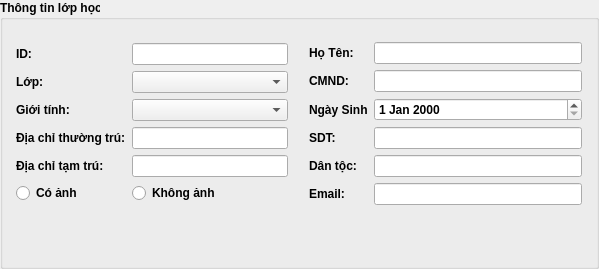
                        <widget class="QGroupBox" name="groupBox_12">
                         <property name="font">
                          <font>
                           <weight>75</weight>
                           <bold>true</bold>
                          </font>
                         </property>
                         <property name="title">
                          <string>Thông tin lớp học</string>
                         </property>
                         <widget class="QWidget" name="horizontalLayoutWidget_10">
                          <property name="geometry">
                           <rect>
                            <x>9</x>
                            <y>19</y>
                            <width>581</width>
                            <height>241</height>
                           </rect>
                          </property>
                          <layout class="QHBoxLayout" name="horizontalLayout_20">
                           <item>
                            <layout class="QFormLayout" name="formLayout_6">
                             <property name="leftMargin">
                              <number>7</number>
                             </property>
                             <property name="topMargin">
                              <number>24</number>
                             </property>
                             <property name="rightMargin">
                              <number>9</number>
                             </property>
                             <item row="0" column="0">
                              <widget class="QLabel" name="lbl_IDSV_2">
                               <property name="text">
                                <string>ID:</string>
                               </property>
                              </widget>
                             </item>
                             <item row="0" column="1">
                              <widget class="QLineEdit" name="fi_IDSV"/>
                             </item>
                             <item row="1" column="0">
                              <widget class="QLabel" name="lbl_Lop_2">
                               <property name="text">
                                <string>Lớp:</string>
                               </property>
                              </widget>
                             </item>
                             <item row="1" column="1">
                              <widget class="QComboBox" name="fi_Lop"/>
                             </item>
                             <item row="2" column="0">
                              <widget class="QLabel" name="lbl_GioiTinh_3">
                               <property name="text">
                                <string>Giới tính:</string>
                               </property>
                              </widget>
                             </item>
                             <item row="2" column="1">
                              <widget class="QComboBox" name="fi_GioiTinh"/>
                             </item>
                             <item row="3" column="0">
                              <widget class="QLabel" name="lbl_ThuongTru_2">
                               <property name="text">
                                <string>Địa chỉ thường trú:</string>
                               </property>
                              </widget>
                             </item>
                             <item row="3" column="1">
                              <widget class="QLineEdit" name="fi_DCThuongTru"/>
                             </item>
                             <item row="4" column="0">
                              <widget class="QLabel" name="lbl_TamTru_2">
                               <property name="text">
                                <string>Địa chỉ tạm trú:</string>
                               </property>
                              </widget>
                             </item>
                             <item row="4" column="1">
                              <widget class="QLineEdit" name="fi_DCTamTru"/>
                             </item>
                             <item row="5" column="0">
                              <widget class="QRadioButton" name="rbo_CoAnh">
                               <property name="text">
                                <string>Có ảnh</string>
                               </property>
                              </widget>
                             </item>
                             <item row="5" column="1">
                              <widget class="QRadioButton" name="rbo_KhongAnh">
                               <property name="text">
                                <string>Không ảnh</string>
                               </property>
                              </widget>
                             </item>
                            </layout>
                           </item>
                           <item>
                            <layout class="QFormLayout" name="formLayout_7">
                             <property name="leftMargin">
                              <number>6</number>
                             </property>
                             <property name="topMargin">
                              <number>23</number>
                             </property>
                             <property name="rightMargin">
                              <number>8</number>
                             </property>
                             <item row="0" column="0">
                              <widget class="QLabel" name="lbl_HoTen_2">
                               <property name="text">
                                <string>Họ Tên:</string>
                               </property>
                              </widget>
                             </item>
                             <item row="0" column="1">
                              <widget class="QLineEdit" name="fi_HoTen"/>
                             </item>
                             <item row="1" column="0">
                              <widget class="QLabel" name="lbl_CMND_2">
                               <property name="text">
                                <string>CMND:</string>
                               </property>
                              </widget>
                             </item>
                             <item row="1" column="1">
                              <widget class="QLineEdit" name="fi_CMND"/>
                             </item>
                             <item row="2" column="0">
                              <widget class="QLabel" name="lbl_NgaySinh_2">
                               <property name="text">
                                <string>Ngày Sinh</string>
                               </property>
                              </widget>
                             </item>
                             <item row="2" column="1">
                              <widget class="QDateEdit" name="fi_NgaySinh"/>
                             </item>
                             <item row="3" column="0">
                              <widget class="QLabel" name="lbl_SDT_2">
                               <property name="text">
                                <string>SDT:</string>
                               </property>
                              </widget>
                             </item>
                             <item row="3" column="1">
                              <widget class="QLineEdit" name="fi_SDT"/>
                             </item>
                             <item row="4" column="0">
                              <widget class="QLabel" name="lbl_DanToc_2">
                               <property name="text">
                                <string>Dân tộc:</string>
                               </property>
                              </widget>
                             </item>
                             <item row="4" column="1">
                              <widget class="QLineEdit" name="fi_DanToc"/>
                             </item>
                             <item row="5" column="0">
                              <widget class="QLabel" name="lbl_Email_3">
                               <property name="text">
                                <string>Email:</string>
                               </property>
                              </widget>
                             </item>
                             <item row="5" column="1">
                              <widget class="QLineEdit" name="fi_Email_2"/>
                             </item>
                            </layout>
                           </item>
                          </layout>
                         </widget>
                        </widget>
